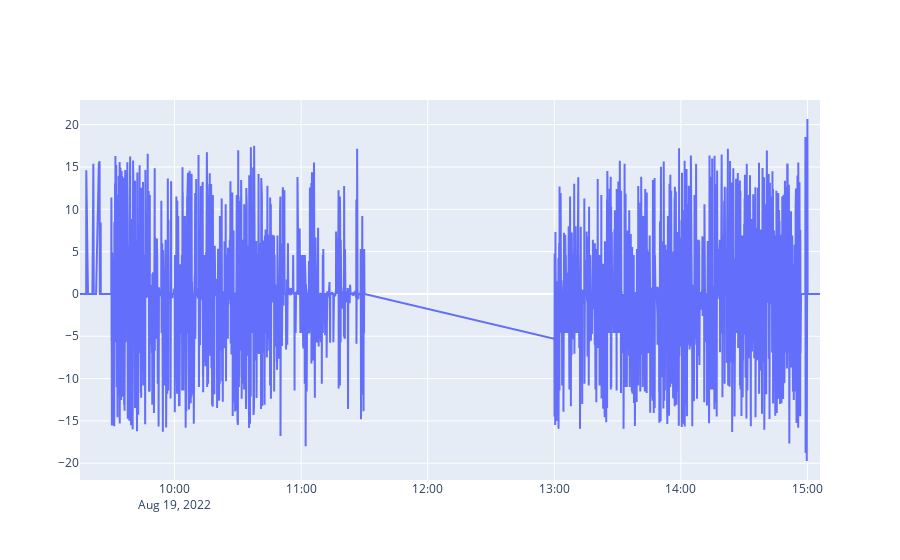

Here is the notebook cell this chart was saved with:
### Code cell
import plotly.graph_objects as go
 
fig = go.Figure(data=[
    go.Scatter(name='log-OFI', x=df_stk_indicator.index, y=df_stk_indicator['log-OFI']),
    
],
)

fig.show()

### Figure 1 — Plotly figure (JSON) as saved in the notebook; plotly's stock layout.template omitted (floating-point values rounded to 4 significant figures; data arrays with more than 128 entries replaced by an {"elided": "..."} marker saying what was removed)
{"data": [{"name": "log-OFI", "type": "scatter", "x": {"elided": "4059 str values"}, "y": {"elided": "4059 float values"}}], "layout": {}}
